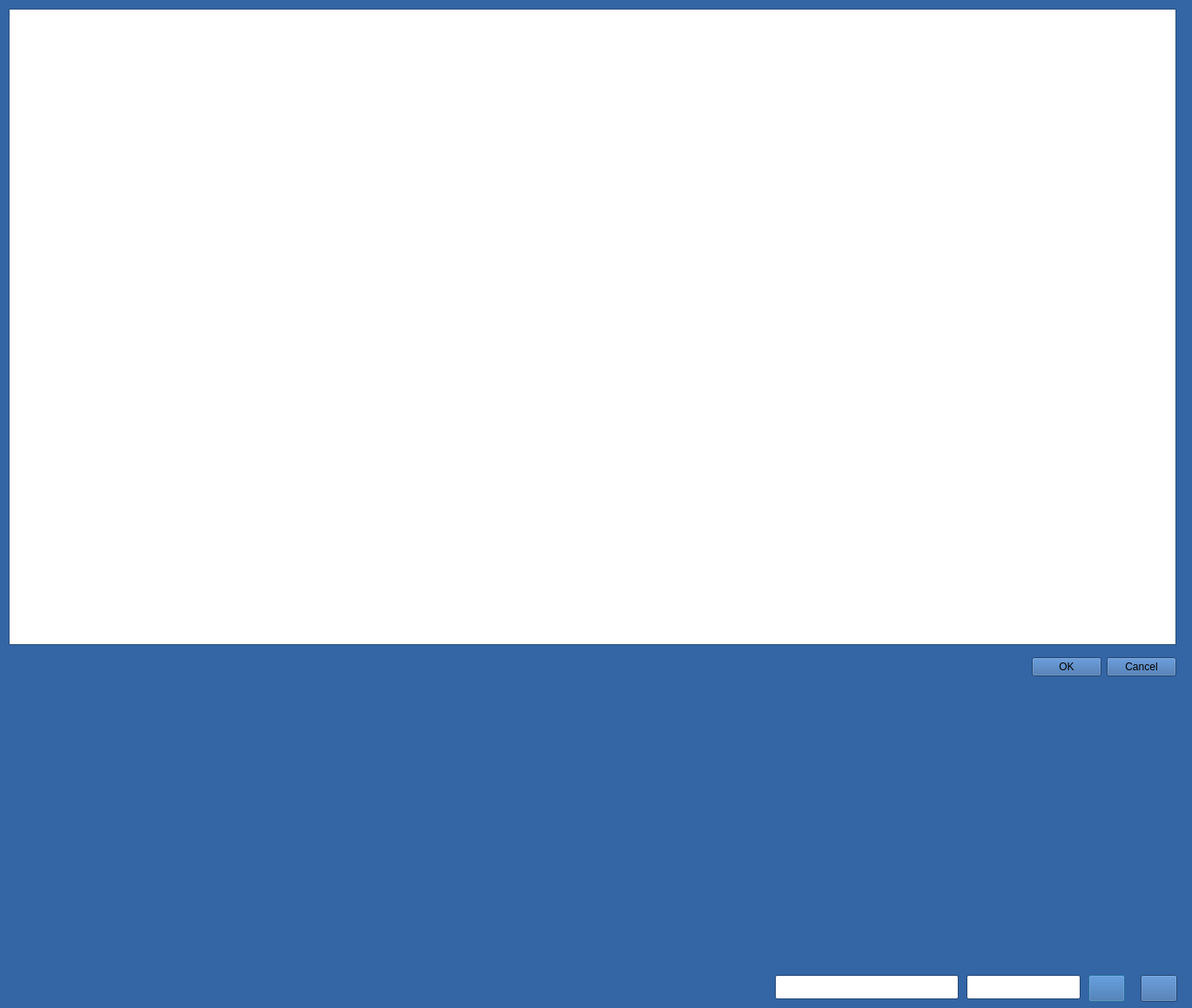
<?xml version="1.0" encoding="UTF-8"?>
<ui version="4.0">
 <class>WybModelDialog</class>
 <widget class="QDialog" name="WybModelDialog">
  <property name="geometry">
   <rect>
    <x>0</x>
    <y>0</y>
    <width>1369</width>
    <height>1158</height>
   </rect>
  </property>
  <property name="palette">
   <palette>
    <active>
     <colorrole role="WindowText">
      <brush brushstyle="SolidPattern">
       <color alpha="255">
        <red>0</red>
        <green>0</green>
        <blue>0</blue>
       </color>
      </brush>
     </colorrole>
     <colorrole role="Button">
      <brush brushstyle="SolidPattern">
       <color alpha="255">
        <red>52</red>
        <green>101</green>
        <blue>164</blue>
       </color>
      </brush>
     </colorrole>
     <colorrole role="Light">
      <brush brushstyle="SolidPattern">
       <color alpha="255">
        <red>78</red>
        <green>152</green>
        <blue>246</blue>
       </color>
      </brush>
     </colorrole>
     <colorrole role="Midlight">
      <brush brushstyle="SolidPattern">
       <color alpha="255">
        <red>65</red>
        <green>126</green>
        <blue>205</blue>
       </color>
      </brush>
     </colorrole>
     <colorrole role="Dark">
      <brush brushstyle="SolidPattern">
       <color alpha="255">
        <red>26</red>
        <green>50</green>
        <blue>82</blue>
       </color>
      </brush>
     </colorrole>
     <colorrole role="Mid">
      <brush brushstyle="SolidPattern">
       <color alpha="255">
        <red>34</red>
        <green>67</green>
        <blue>109</blue>
       </color>
      </brush>
     </colorrole>
     <colorrole role="Text">
      <brush brushstyle="SolidPattern">
       <color alpha="255">
        <red>0</red>
        <green>0</green>
        <blue>0</blue>
       </color>
      </brush>
     </colorrole>
     <colorrole role="BrightText">
      <brush brushstyle="SolidPattern">
       <color alpha="255">
        <red>255</red>
        <green>255</green>
        <blue>255</blue>
       </color>
      </brush>
     </colorrole>
     <colorrole role="ButtonText">
      <brush brushstyle="SolidPattern">
       <color alpha="255">
        <red>0</red>
        <green>0</green>
        <blue>0</blue>
       </color>
      </brush>
     </colorrole>
     <colorrole role="Base">
      <brush brushstyle="SolidPattern">
       <color alpha="255">
        <red>255</red>
        <green>255</green>
        <blue>255</blue>
       </color>
      </brush>
     </colorrole>
     <colorrole role="Window">
      <brush brushstyle="SolidPattern">
       <color alpha="255">
        <red>52</red>
        <green>101</green>
        <blue>164</blue>
       </color>
      </brush>
     </colorrole>
     <colorrole role="Shadow">
      <brush brushstyle="SolidPattern">
       <color alpha="255">
        <red>0</red>
        <green>0</green>
        <blue>0</blue>
       </color>
      </brush>
     </colorrole>
     <colorrole role="AlternateBase">
      <brush brushstyle="SolidPattern">
       <color alpha="255">
        <red>153</red>
        <green>178</green>
        <blue>209</blue>
       </color>
      </brush>
     </colorrole>
     <colorrole role="ToolTipBase">
      <brush brushstyle="SolidPattern">
       <color alpha="255">
        <red>255</red>
        <green>255</green>
        <blue>220</blue>
       </color>
      </brush>
     </colorrole>
     <colorrole role="ToolTipText">
      <brush brushstyle="SolidPattern">
       <color alpha="255">
        <red>0</red>
        <green>0</green>
        <blue>0</blue>
       </color>
      </brush>
     </colorrole>
    </active>
    <inactive>
     <colorrole role="WindowText">
      <brush brushstyle="SolidPattern">
       <color alpha="255">
        <red>0</red>
        <green>0</green>
        <blue>0</blue>
       </color>
      </brush>
     </colorrole>
     <colorrole role="Button">
      <brush brushstyle="SolidPattern">
       <color alpha="255">
        <red>52</red>
        <green>101</green>
        <blue>164</blue>
       </color>
      </brush>
     </colorrole>
     <colorrole role="Light">
      <brush brushstyle="SolidPattern">
       <color alpha="255">
        <red>78</red>
        <green>152</green>
        <blue>246</blue>
       </color>
      </brush>
     </colorrole>
     <colorrole role="Midlight">
      <brush brushstyle="SolidPattern">
       <color alpha="255">
        <red>65</red>
        <green>126</green>
        <blue>205</blue>
       </color>
      </brush>
     </colorrole>
     <colorrole role="Dark">
      <brush brushstyle="SolidPattern">
       <color alpha="255">
        <red>26</red>
        <green>50</green>
        <blue>82</blue>
       </color>
      </brush>
     </colorrole>
     <colorrole role="Mid">
      <brush brushstyle="SolidPattern">
       <color alpha="255">
        <red>34</red>
        <green>67</green>
        <blue>109</blue>
       </color>
      </brush>
     </colorrole>
     <colorrole role="Text">
      <brush brushstyle="SolidPattern">
       <color alpha="255">
        <red>0</red>
        <green>0</green>
        <blue>0</blue>
       </color>
      </brush>
     </colorrole>
     <colorrole role="BrightText">
      <brush brushstyle="SolidPattern">
       <color alpha="255">
        <red>255</red>
        <green>255</green>
        <blue>255</blue>
       </color>
      </brush>
     </colorrole>
     <colorrole role="ButtonText">
      <brush brushstyle="SolidPattern">
       <color alpha="255">
        <red>0</red>
        <green>0</green>
        <blue>0</blue>
       </color>
      </brush>
     </colorrole>
     <colorrole role="Base">
      <brush brushstyle="SolidPattern">
       <color alpha="255">
        <red>255</red>
        <green>255</green>
        <blue>255</blue>
       </color>
      </brush>
     </colorrole>
     <colorrole role="Window">
      <brush brushstyle="SolidPattern">
       <color alpha="255">
        <red>52</red>
        <green>101</green>
        <blue>164</blue>
       </color>
      </brush>
     </colorrole>
     <colorrole role="Shadow">
      <brush brushstyle="SolidPattern">
       <color alpha="255">
        <red>0</red>
        <green>0</green>
        <blue>0</blue>
       </color>
      </brush>
     </colorrole>
     <colorrole role="AlternateBase">
      <brush brushstyle="SolidPattern">
       <color alpha="255">
        <red>153</red>
        <green>178</green>
        <blue>209</blue>
       </color>
      </brush>
     </colorrole>
     <colorrole role="ToolTipBase">
      <brush brushstyle="SolidPattern">
       <color alpha="255">
        <red>255</red>
        <green>255</green>
        <blue>220</blue>
       </color>
      </brush>
     </colorrole>
     <colorrole role="ToolTipText">
      <brush brushstyle="SolidPattern">
       <color alpha="255">
        <red>0</red>
        <green>0</green>
        <blue>0</blue>
       </color>
      </brush>
     </colorrole>
    </inactive>
    <disabled>
     <colorrole role="WindowText">
      <brush brushstyle="SolidPattern">
       <color alpha="255">
        <red>26</red>
        <green>50</green>
        <blue>82</blue>
       </color>
      </brush>
     </colorrole>
     <colorrole role="Button">
      <brush brushstyle="SolidPattern">
       <color alpha="255">
        <red>52</red>
        <green>101</green>
        <blue>164</blue>
       </color>
      </brush>
     </colorrole>
     <colorrole role="Light">
      <brush brushstyle="SolidPattern">
       <color alpha="255">
        <red>78</red>
        <green>152</green>
        <blue>246</blue>
       </color>
      </brush>
     </colorrole>
     <colorrole role="Midlight">
      <brush brushstyle="SolidPattern">
       <color alpha="255">
        <red>65</red>
        <green>126</green>
        <blue>205</blue>
       </color>
      </brush>
     </colorrole>
     <colorrole role="Dark">
      <brush brushstyle="SolidPattern">
       <color alpha="255">
        <red>26</red>
        <green>50</green>
        <blue>82</blue>
       </color>
      </brush>
     </colorrole>
     <colorrole role="Mid">
      <brush brushstyle="SolidPattern">
       <color alpha="255">
        <red>34</red>
        <green>67</green>
        <blue>109</blue>
       </color>
      </brush>
     </colorrole>
     <colorrole role="Text">
      <brush brushstyle="SolidPattern">
       <color alpha="255">
        <red>26</red>
        <green>50</green>
        <blue>82</blue>
       </color>
      </brush>
     </colorrole>
     <colorrole role="BrightText">
      <brush brushstyle="SolidPattern">
       <color alpha="255">
        <red>255</red>
        <green>255</green>
        <blue>255</blue>
       </color>
      </brush>
     </colorrole>
     <colorrole role="ButtonText">
      <brush brushstyle="SolidPattern">
       <color alpha="255">
        <red>26</red>
        <green>50</green>
        <blue>82</blue>
       </color>
      </brush>
     </colorrole>
     <colorrole role="Base">
      <brush brushstyle="SolidPattern">
       <color alpha="255">
        <red>52</red>
        <green>101</green>
        <blue>164</blue>
       </color>
      </brush>
     </colorrole>
     <colorrole role="Window">
      <brush brushstyle="SolidPattern">
       <color alpha="255">
        <red>52</red>
        <green>101</green>
        <blue>164</blue>
       </color>
      </brush>
     </colorrole>
     <colorrole role="Shadow">
      <brush brushstyle="SolidPattern">
       <color alpha="255">
        <red>0</red>
        <green>0</green>
        <blue>0</blue>
       </color>
      </brush>
     </colorrole>
     <colorrole role="AlternateBase">
      <brush brushstyle="SolidPattern">
       <color alpha="255">
        <red>52</red>
        <green>101</green>
        <blue>164</blue>
       </color>
      </brush>
     </colorrole>
     <colorrole role="ToolTipBase">
      <brush brushstyle="SolidPattern">
       <color alpha="255">
        <red>255</red>
        <green>255</green>
        <blue>220</blue>
       </color>
      </brush>
     </colorrole>
     <colorrole role="ToolTipText">
      <brush brushstyle="SolidPattern">
       <color alpha="255">
        <red>0</red>
        <green>0</green>
        <blue>0</blue>
       </color>
      </brush>
     </colorrole>
    </disabled>
   </palette>
  </property>
  <property name="windowTitle">
   <string>Wybierz model</string>
  </property>
  <widget class="QDialogButtonBox" name="buttonBox">
   <property name="geometry">
    <rect>
     <x>1010</x>
     <y>750</y>
     <width>341</width>
     <height>32</height>
    </rect>
   </property>
   <property name="orientation">
    <enum>Qt::Horizontal</enum>
   </property>
   <property name="standardButtons">
    <set>QDialogButtonBox::Cancel|QDialogButtonBox::Ok</set>
   </property>
  </widget>
  <widget class="QTableView" name="tableView">
   <property name="geometry">
    <rect>
     <x>10</x>
     <y>10</y>
     <width>1341</width>
     <height>731</height>
    </rect>
   </property>
   <property name="editTriggers">
    <set>QAbstractItemView::NoEditTriggers</set>
   </property>
   <property name="alternatingRowColors">
    <bool>true</bool>
   </property>
   <property name="selectionMode">
    <enum>QAbstractItemView::SingleSelection</enum>
   </property>
   <property name="selectionBehavior">
    <enum>QAbstractItemView::SelectRows</enum>
   </property>
   <attribute name="horizontalHeaderMinimumSectionSize">
    <number>25</number>
   </attribute>
  </widget>
  <widget class="QLineEdit" name="lineEditNazwaSkrot">
   <property name="geometry">
    <rect>
     <x>890</x>
     <y>1120</y>
     <width>211</width>
     <height>28</height>
    </rect>
   </property>
  </widget>
  <widget class="QPushButton" name="pushButton">
   <property name="geometry">
    <rect>
     <x>1310</x>
     <y>1120</y>
     <width>42</width>
     <height>31</height>
    </rect>
   </property>
   <property name="text">
    <string/>
   </property>
   <property name="icon">
    <iconset resource="zasoby.qrc">
     <normaloff>:/zasoby/reset.png</normaloff>:/zasoby/reset.png</iconset>
   </property>
   <property name="iconSize">
    <size>
     <width>26</width>
     <height>24</height>
    </size>
   </property>
  </widget>
  <widget class="QPushButton" name="pushSzukaj">
   <property name="geometry">
    <rect>
     <x>1250</x>
     <y>1120</y>
     <width>42</width>
     <height>31</height>
    </rect>
   </property>
   <property name="text">
    <string/>
   </property>
   <property name="icon">
    <iconset resource="zasoby.qrc">
     <normaloff>:/zasoby/find.png</normaloff>:/zasoby/find.png</iconset>
   </property>
   <property name="iconSize">
    <size>
     <width>30</width>
     <height>30</height>
    </size>
   </property>
   <property name="default">
    <bool>true</bool>
   </property>
  </widget>
  <widget class="QLineEdit" name="lineEditSkrot">
   <property name="geometry">
    <rect>
     <x>1110</x>
     <y>1120</y>
     <width>131</width>
     <height>28</height>
    </rect>
   </property>
  </widget>
 </widget>
 <resources>
  <include location="zasoby.qrc"/>
 </resources>
 <connections/>
</ui>
